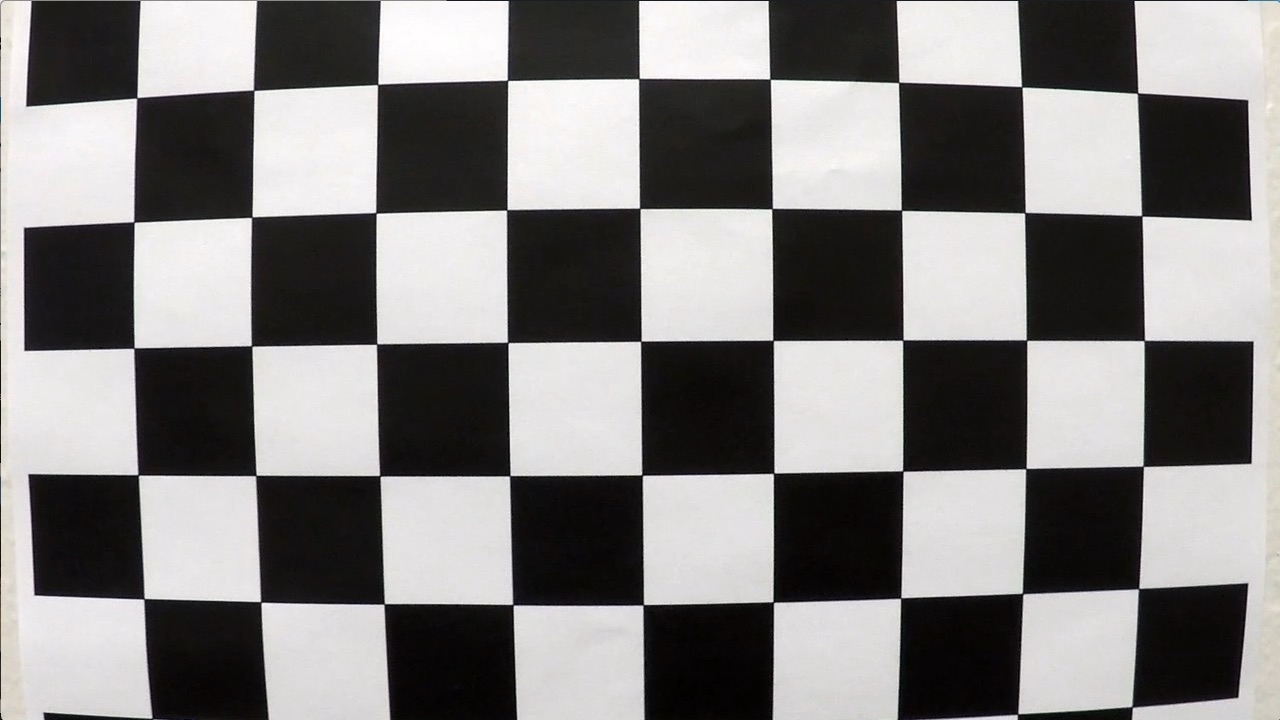
#> input picture camera_cal/calibration1.jpg, 1280 x 720 px
$ jupyter execute --allow-errors Lab4_Assignment.ipynb   (shell and % lines are left out)   (older library calls are emulated)   (text cells are left out)
#> lines starting #> are read from the running program, lines starting #| are printed output that depends on the picture; long printed decimals are rounded; pictures that were not available may be replaced by others from this repository, and a replacement may not be noted
[cell 1]
# ==============================================================
# importing required libraries
# ==============================================================

import numpy as np
import cv2
import glob
import matplotlib.pyplot as plt

plt.rcParams['figure.figsize'] = (12,6)

[cell 2]
# ==============================================================
# defining dataset paths
# ==============================================================

CALIB_PATH = "camera_cal/*.jpg"
TEST_IMAGE_PATH = "test_images/straight_lines1.jpg"

[cell 3]
# ==============================================================
# helper function for rgb plotting
# ==============================================================

# [9 lines left out: function show_rgb, not called in this run]

[cell 4]
def collect_calibration_points(calib_images, nx=9, ny=6):
    """
    INPUT:
        calib_images : list of file paths
        nx, ny       : chessboard inner corners

    OUTPUT:
        objpoints    : 3D object points
        imgpoints    : 2D image points
        img_shape    : image shape
    """
#> called with nx = 9, ny = 6

    # creating object points template
    objp = np.zeros((nx*ny, 3), np.float32)
    objp[:, :2] = np.mgrid[0:nx, 0:ny].T.reshape(-1, 2)

    objpoints = []
    imgpoints = []

    for fname in calib_images:

        # reading image
        img = cv2.imread(fname)
#> img is the input picture: shape (720, 1280, 3); mean B, G, R 127.8, 128.4, 130.1

        # converting to grayscale
        gray = cv2.cvtColor(img, cv2.COLOR_BGR2GRAY)

        # TODO: find chessboard corners
        # ret, corners = ?
        ret, corners = cv2.findChessboardCorners(gray, (nx, ny), None)
#> ret = False; corners = None

        print(fname, "Detected:", ret)
#| camera_cal/calibration1.jpg Detected: False

        if ret:
            objpoints.append(objp)
            imgpoints.append(corners)

    return objpoints, imgpoints, gray.shape[::-1]

[cell 5]
#Number of Calibaration images uses added
calib_images = glob.glob('camera_cal/*.jpg')
print(calib_images)
print("Total images found:", len(calib_images))

[cell 6]
def calibrate_camera(objpoints, imgpoints, img_shape):
    """
    Compute camera matrix and distortion coefficients
    """

    # TODO: use cv2.calibrateCamera
    # ret, mtx, dist, rvecs, tvecs = ?
    ret, mtx, dist, rvecs, tvecs = cv2.calibrateCamera(
        objpoints,
        imgpoints,
        img_shape,
        None,
        None
    )

    return mtx, dist

[cell 7]
# loading calibration images
calib_images = glob.glob(CALIB_PATH)

# collecting points
objpoints, imgpoints, img_shape = collect_calibration_points(calib_images)
#> objpoints = 2 items; imgpoints = 2 items; img_shape = (1280, 720)

# calibrating camera
mtx, dist = calibrate_camera(objpoints, imgpoints, img_shape)
#> in calibrate_camera, `ret, mtx, dist, rvecs, tvecs = cv2.calibrateCamera( objpoints, imgpoin..`: ret = 0.644; mtx = [[1057.6, 0, 691.1], [0, 1058.6, 278], [0, 0, 1]]; dist = [[-0.322, 0.709, 0.013, 0.00946, -1.02]]; rvecs = ([0.424, -0.236, 0.0488], [-0.024, 0.4, -0.0295]); tvecs = ([-2.48, 1.1, 17.79], [-17.95, -0.401, 29.17])
#> mtx = [[1057.6, 0, 691.1], [0, 1058.6, 278], [0, 0, 1]]; dist = [[-0.322, 0.709, 0.013, 0.00946, -1.02]]

print("Calibration complete.")
print("Camera Matrix:\n", mtx)
#| Camera Matrix:
#|  [[1.05763816e+03 0.00000000e+00 6.91129225e+02]
#|  [0.00000000e+00 1.05860579e+03 2.77981001e+02]
#|  [0.00000000e+00 0.00000000e+00 1.00000000e+00]]
print("\nDistortion Coefficients:\n", dist)
#| Distortion Coefficients:
#|  [[-0.3222  0.7091  0.01305  0.009464  -1.016]]

[cell 8]
def undistort(img, mtx, dist):
    """
    Undistort image using camera calibration parameters
    """

    # TODO: use cv2.undistort

    return cv2.undistort(img, mtx, dist, None, mtx)


test_img = cv2.imread(TEST_IMAGE_PATH)

#> (the rest of this cell did not finish here and is left out)

[cell 9]
def convert_to_hls(img):
    #converting to hls
 hls = cv2.cvtColor(img, cv2.COLOR_BGR2HLS)

 l_channel = hls[:, :, 1]
 s_channel = hls[:, :, 2]
 return l_channel, s_channel
def sobel_x_binary(channel, thresh=(20, 100)):

    # computing sobel x
    sobelx = cv2.Sobel(channel, cv2.CV_64F, 1, 0)

    # taking absolute value
    abs_sobel = np.absolute(sobelx)

    # scaling to 0-255
    scaled = np.uint8(255 * abs_sobel / np.max(abs_sobel))

    binary = np.zeros_like(scaled)

    binary[(scaled >= thresh[0]) & (scaled <= thresh[1])] = 1


    # TODO: apply threshold

    return binary

def channel_threshold(channel, thresh=(120, 255)):
# TODO: apply threshold
        binary = np.zeros_like(channel)

        binary[(channel >= thresh[0]) & (channel <= thresh[1])] = 1

        return binary

def combine_masks(mask1, mask2):

      combined = np.zeros_like(mask1)

      combined[(mask1 == 1) | (mask2 == 1)] = 1
    # TODO: combine masks using logical OR

      return combined

[cell 10]
def threshold_binary(img, mtx, dist):

    # undistorting image
    undist = undistort(img, mtx, dist)

    # converting to hls
    l_channel, s_channel = convert_to_hls(undist)

    # applying sobel
    sobel_binary = sobel_x_binary(l_channel)

    # applying color threshold
    s_binary = channel_threshold(s_channel)

    # combining both
    combined = combine_masks(sobel_binary, s_binary)

    return combined


#> (the rest of this cell did not finish here and is left out)

[cell 11]
# defining fixed src and dst points (keep fixed for assignment)
# note: these values are a starting point for our project's frames (1280x720)
SRC = np.float32([
    [585, 460],
    [203, 720],
    [1127, 720],
    [695, 460]
])

DST = np.float32([
    [320, 0],
    [320, 720],
    [960, 720],
    [960, 0]
])


def get_perspective_matrices(src, dst):
    """
    INPUT:
        src : source points (4,2)
        dst : destination points (4,2)

    OUTPUT:
        M   : perspective transform matrix
        Minv: inverse perspective transform matrix
    """

    # computing perspective transform
    M = cv2.getPerspectiveTransform(src, dst)

    # computing inverse perspective transform
    Minv = cv2.getPerspectiveTransform(dst, src)

    return M, Minv


def warp_binary(binary_img, M):
    """
    Warping binary image using perspective matrix M
    """

    # getting image size
    h, w = binary_img.shape[:2]

    # warping image
    warped = cv2.warpPerspective(binary_img, M, (w, h), flags=cv2.INTER_LINEAR)

    return warped

# computing M and Minv
M, Minv = get_perspective_matrices(SRC, DST)

# warping binary output
#> (the rest of this cell did not finish here and is left out)

[cell 12]
# optional bonus stubs (not required)
def detect_lines_for_vp(img):

    # Convert to grayscale
    gray = cv2.cvtColor(img, cv2.COLOR_BGR2GRAY)

    # Blur to reduce noise
    blur = cv2.GaussianBlur(gray, (5, 5), 0)

    # Canny edge detection
    edges = cv2.Canny(blur, 50, 150)

    # Hough Transform
    lines = cv2.HoughLinesP(
        edges,
        rho=1,
        theta=np.pi/180,
        threshold=100,
        minLineLength=100,
        maxLineGap=50
    )

    if lines is None:
        return None

    # Filter steep lines (ignore horizontal lines)
    filtered_lines = []
    for line in lines:
        x1, y1, x2, y2 = line[0]
        slope = (y2 - y1) / (x2 - x1 + 1e-6)

        if abs(slope) > 0.5:  # keep steep lines
            filtered_lines.append([x1, y1, x2, y2])

    return np.array(filtered_lines)


# [45 lines left out: functions compute_vanishing_point, build_src_from_vp, not called in this run]
#> (the rest of this cell did not finish here and is left out)

[cell 13]
# [11 lines left out: functions compute_histogram, find_lane_bases, not called in this run]

[cell 14]
def compute_histogram(binary_warped):
    # summing bottom half of image
    h = binary_warped.shape[0]
    histogram = np.sum(binary_warped[h//2:, :], axis=0)
    return histogram


def find_lane_bases(histogram):
    # finding midpoint
    midpoint = histogram.shape[0] // 2

    # finding left peak
    leftx_base = np.argmax(histogram[:midpoint])

    # finding right peak
    rightx_base = np.argmax(histogram[midpoint:]) + midpoint

    return leftx_base, rightx_base


def sliding_window_search(binary_warped, nwindows=9, margin=100, minpix=50):
    """
    OUTPUT:
        leftx, lefty, rightx, righty : lane pixel coordinates
        out_img                      : visualization image
    """

    # creating visualization image
    out_img = np.dstack((binary_warped, binary_warped, binary_warped)) * 255

    # computing histogram
    histogram = compute_histogram(binary_warped)

    # finding base points
    leftx_base, rightx_base = find_lane_bases(histogram)

    # setting window height
    window_height = int(binary_warped.shape[0] // nwindows)

    # getting nonzero pixel indices
    nonzero = binary_warped.nonzero()
    nonzeroy = np.array(nonzero[0])
    nonzerox = np.array(nonzero[1])

    # setting current positions
    leftx_current = leftx_base
    rightx_current = rightx_base

    left_lane_inds = []
    right_lane_inds = []

    # sliding windows
    for window in range(nwindows):

        # setting window y boundaries
        win_y_low = binary_warped.shape[0] - (window + 1) * window_height
        win_y_high = binary_warped.shape[0] - window * window_height

        # setting window x boundaries
        win_xleft_low = leftx_current - margin
        win_xleft_high = leftx_current + margin
        win_xright_low = rightx_current - margin
        win_xright_high = rightx_current + margin

        # drawing windows on visualization
        cv2.rectangle(out_img,
                      (win_xleft_low, win_y_low),
                      (win_xleft_high, win_y_high),
                      (0,255,0), 2)

        cv2.rectangle(out_img,
                      (win_xright_low, win_y_low),
                      (win_xright_high, win_y_high),
                      (0,255,0), 2)

        # finding pixels in left window using boolean masking
        good_left_inds = ((nonzeroy >= win_y_low) &
                          (nonzeroy < win_y_high) &
                          (nonzerox >= win_xleft_low) &
                          (nonzerox < win_xleft_high)).nonzero()[0]

        # finding pixels in right window using boolean masking
        good_right_inds = ((nonzeroy >= win_y_low) &
                           (nonzeroy < win_y_high) &
                           (nonzerox >= win_xright_low) &
                           (nonzerox < win_xright_high)).nonzero()[0]

        # saving indices
        left_lane_inds.append(good_left_inds)
        right_lane_inds.append(good_right_inds)

        # recentering window if enough pixels found
        if len(good_left_inds) > minpix:
            leftx_current = int(np.mean(nonzerox[good_left_inds]))

        if len(good_right_inds) > minpix:
            rightx_current = int(np.mean(nonzerox[good_right_inds]))

    # concatenating indices AFTER loop
    left_lane_inds = np.concatenate(left_lane_inds)
    right_lane_inds = np.concatenate(right_lane_inds)

    # extracting pixel positions
    leftx = nonzerox[left_lane_inds]
    lefty = nonzeroy[left_lane_inds]
    rightx = nonzerox[right_lane_inds]
    righty = nonzeroy[right_lane_inds]

    return leftx, lefty, rightx, righty, out_img

#> (a cell that did not finish here is left out)

[cell 16]
def fit_polynomial(leftx, lefty, rightx, righty, img_shape):
    """
    OUTPUT:
        left_fit, right_fit : polynomial coefficients
        ploty               : y values
        left_fitx, right_fitx : x values from polynomial
    """

    # creating ploty (vertical coordinates)
    ploty = np.linspace(0, img_shape[0] - 1, img_shape[0])

    # fitting left polynomial (x as function of y)
    left_fit = np.polyfit(lefty, leftx, 2)

    # fitting right polynomial (x as function of y)
    right_fit = np.polyfit(righty, rightx, 2)

    # evaluating polynomials
    left_fitx = left_fit[0]*ploty**2 + left_fit[1]*ploty + left_fit[2]
    right_fitx = right_fit[0]*ploty**2 + right_fit[1]*ploty + right_fit[2]

    return left_fit, right_fit, ploty, left_fitx, right_fitx

#> (a cell that did not finish here is left out)

[cell 18]
def measure_curvature_real(left_fitx, right_fitx, ploty, ym_per_pix=30/720, xm_per_pix=3.7/700):
    """
    OUTPUT:
        left_curverad, right_curverad : curvature in meters
    """

    # converting to real world values
    # TODO: fit polynomials in real-world space and compute curvature

    # evaluation point (bottom of image)
    y_eval = np.max(ploty)

    # convert ploty to meters
    ploty_m = ploty * ym_per_pix

    # convert x values to meters
    leftx_m = left_fitx * xm_per_pix
    rightx_m = right_fitx * xm_per_pix

    # fit polynomials in real-world space
    left_fit_cr = np.polyfit(ploty_m, leftx_m, 2)
    right_fit_cr = np.polyfit(ploty_m, rightx_m, 2)

    # evaluate at bottom (in meters)
    y_eval_m = y_eval * ym_per_pix

    # curvature formula
    left_curverad = ((1 + (2*left_fit_cr[0]*y_eval_m + left_fit_cr[1])**2)**1.5) \
                    / np.abs(2*left_fit_cr[0])

    right_curverad = ((1 + (2*right_fit_cr[0]*y_eval_m + right_fit_cr[1])**2)**1.5) \
                     / np.abs(2*right_fit_cr[0])

    return left_curverad, right_curverad
def measure_vehicle_offset(img_shape, left_fitx, right_fitx, xm_per_pix=3.7/700):
    """
    OUTPUT:
        offset_m : positive means vehicle is right of center (define clearly in your report)
    """

    # getting image center
    image_width = img_shape[1]
    image_center = image_width / 2

    # getting lane center from left/right at bottom
    lane_center = (left_fitx[-1] + right_fitx[-1]) / 2

    # computing offset in pixels
    offset_pixels = image_center - lane_center

    # converting to meters
    offset_m = offset_pixels * xm_per_pix

    return offset_m

#> (a cell that did not finish here is left out)

[cell 20]
def draw_lane_overlay(original_img, warped_binary, left_fitx, right_fitx, ploty, Minv):
    """
    OUTPUT:
        result : original image with lane overlay
    """

    # creating blank image for lane area
    warp_zero = np.zeros_like(warped_binary).astype(np.uint8)
    color_warp = np.dstack((warp_zero, warp_zero, warp_zero))

    # creating polygon points
    pts_left = np.array([np.transpose(np.vstack([left_fitx, ploty]))])
    pts_right = np.array([np.flipud(np.transpose(np.vstack([right_fitx, ploty])))])
    pts = np.hstack((pts_left, pts_right))

    # filling polygon
    cv2.fillPoly(color_warp, np.int32([pts]), (0, 255, 0))

    # unwarping back to original
    newwarp = cv2.warpPerspective(
        color_warp,
        Minv,
        (original_img.shape[1], original_img.shape[0])
    )

    # overlaying on original
    result = cv2.addWeighted(original_img, 1, newwarp, 0.3, 0)

    return result


def annotate_result(img, left_curverad, right_curverad, offset_m):
    # formatting curvature text
    curvature_text = f"Left Curvature: {left_curverad:.2f} m | Right Curvature: {right_curverad:.2f} m"

    # formatting offset text
    direction = "right" if offset_m > 0 else "left"
    offset_text = f"Vehicle Offset: {abs(offset_m):.3f} m {direction} of center"

    # writing text on image using cv2.putText
    cv2.putText(img,
                curvature_text,
                (40, 60),
                cv2.FONT_HERSHEY_SIMPLEX,
                1,
                (255, 255, 255),
                2)

    cv2.putText(img,
                offset_text,
                (40, 110),
                cv2.FONT_HERSHEY_SIMPLEX,
                1,
                (255, 255, 255),
                2)

    return img


# draw lane overlay
#> (the rest of this cell did not finish here and is left out)

[cell 21]
def process_image(img, mtx, dist, M, Minv):
    # undistorting image
    undist = undistort(img, mtx, dist)

    # creating binary threshold
    # (apply threshold to undistorted image)
    binary = threshold_binary(undist, mtx, dist)

    # warping binary
    warped = warp_binary(binary, M)

    # finding lane pixels
    leftx, lefty, rightx, righty, _ = sliding_window_search(warped)

    # fitting polynomials
    left_fit, right_fit, ploty, left_fitx, right_fitx = fit_polynomial(
        leftx, lefty, rightx, righty, warped.shape
    )

    # computing curvature
    left_curverad, right_curverad = measure_curvature_real(
        left_fitx,
        right_fitx,
        ploty
    )

    # computing offset
    offset_m = measure_vehicle_offset(
        img.shape,
        left_fitx,
        right_fitx
    )

    # drawing overlay
    result = draw_lane_overlay(
        undist,
        warped,
        left_fitx,
        right_fitx,
        ploty,
        Minv
    )

    # adding annotation
    result = annotate_result(
        result,
        left_curverad,
        right_curverad,
        offset_m
    )

    return result

#> (a cell that did not finish here is left out)

[cell 23]
def process_video_opencv(input_path, output_path, mtx, dist, M, Minv):
    # opening video capture
    cap = cv2.VideoCapture(input_path)

    # check if opened successfully
    if not cap.isOpened():
        print("Error: Could not open video.")
        return

    # getting properties
    width = int(cap.get(cv2.CAP_PROP_FRAME_WIDTH))
    height = int(cap.get(cv2.CAP_PROP_FRAME_HEIGHT))
    fps = cap.get(cv2.CAP_PROP_FPS)


   # creating writer
    fourcc = cv2.VideoWriter_fourcc(*"XVID")
    out = cv2.VideoWriter("output_video.avi", fourcc, fps, (width, height))

    # processing frames
    while cap.isOpened():
        ret, frame = cap.read()
        if not ret:
            break

        # processing frame
        result = process_image(frame, mtx, dist, M, Minv)

        # writing output
        out.write(result)

    # releasing resources
    cap.release()
    out.release()

    print("Video processing complete.")


process_video_opencv(
    "challenge_video.mp4",
    "output_video.avi",
    mtx,
    dist,
    M,
    Minv
)
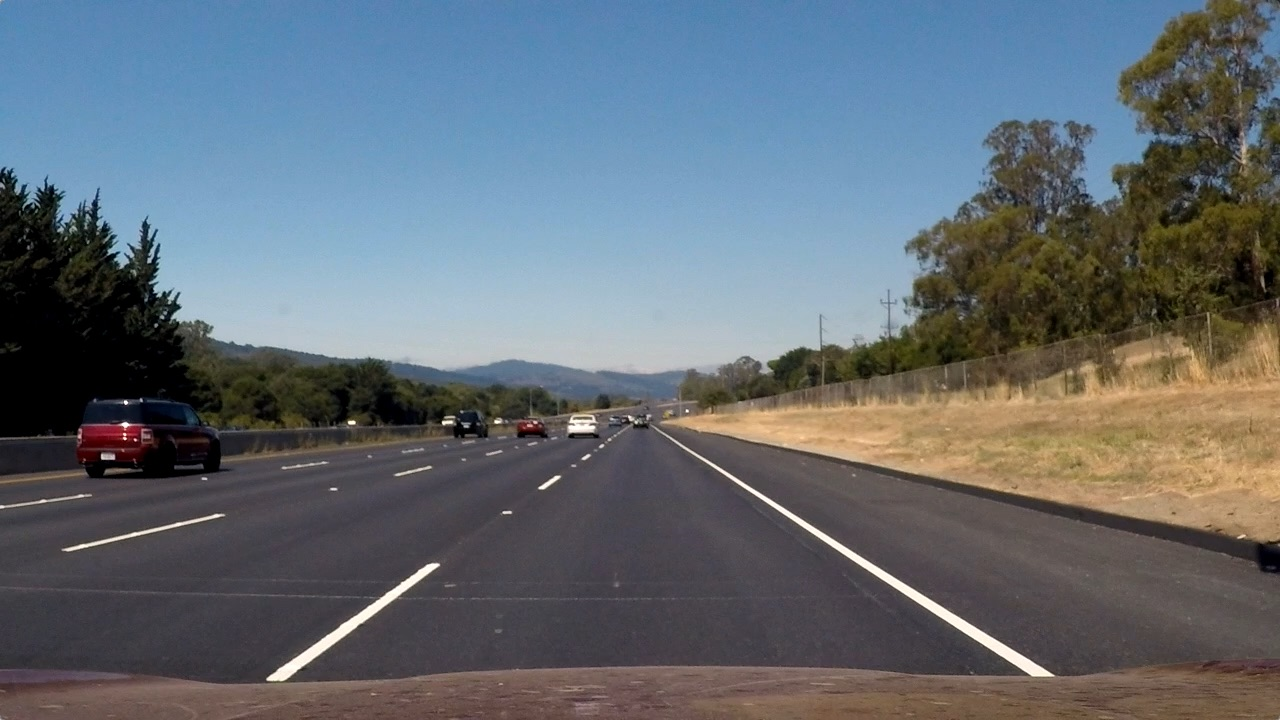
#> input picture test_images/straight_lines2.jpg, 1280 x 720 px, given in place of challenge_video.mp4, which was not available
#> in process_video_opencv, frame is the input picture: shape (720, 1280, 3); mean B, G, R 115.1, 107.7, 99.4
#> in convert_to_hls, `s_channel = hls[:, :, 2]`:
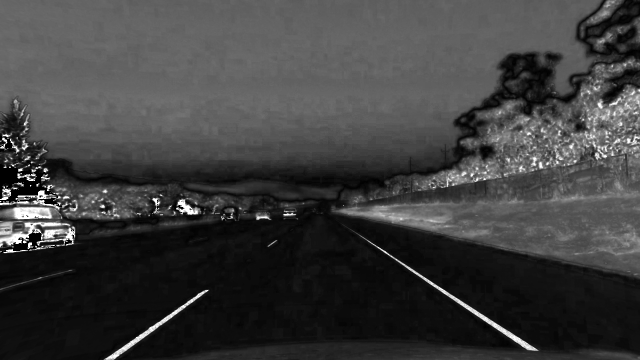
#> s_channel: shape (720, 1280) (shown at 1/2 size); min 0, max 255, mean 62.1
#> in sobel_x_binary, `sobelx = cv2.Sobel(channel, cv2.CV_64F, 1, 0)`:
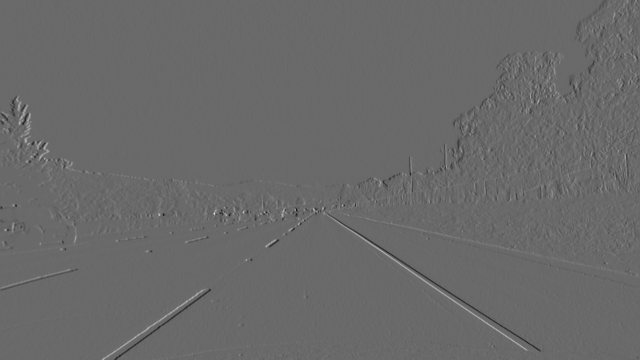
#> sobelx: shape (720, 1280) float64 (shown at 1/2 size); min -474, max 668, mean 0; drawn with min black and max white
#> in threshold_binary (call 2), `sobel_binary = sobel_x_binary(l_channel)`:
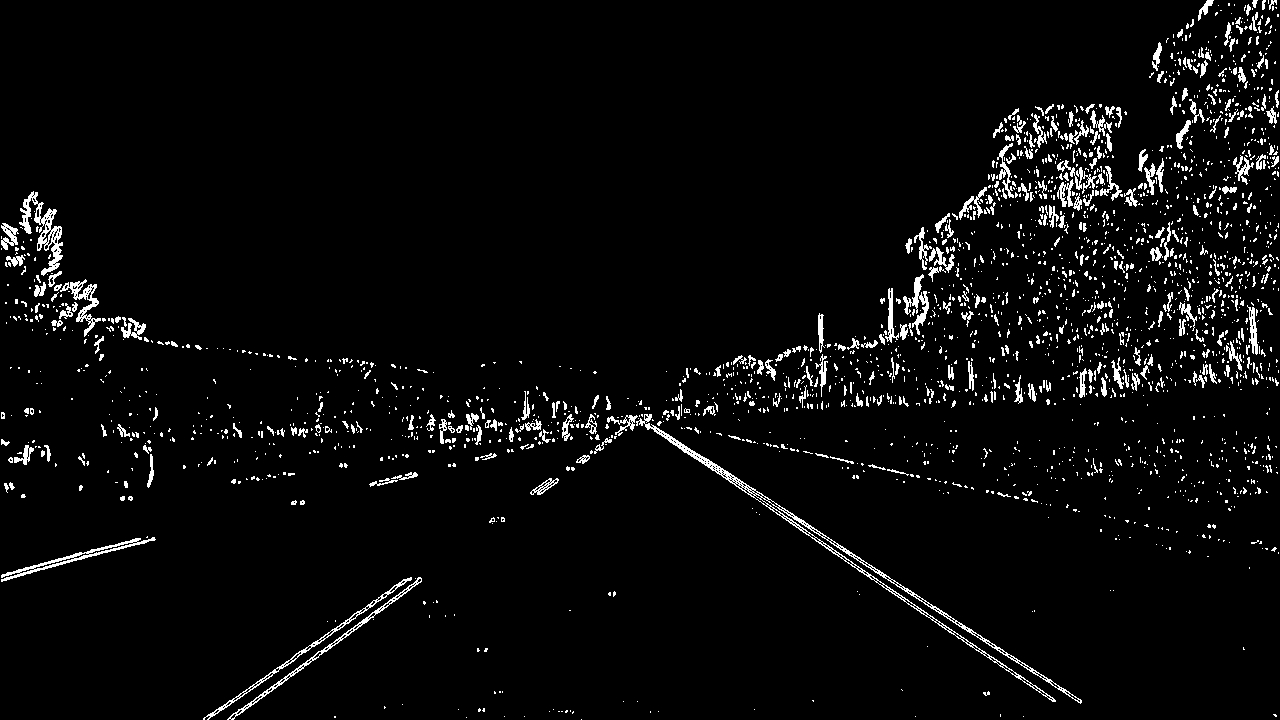
#> sobel_binary: shape (720, 1280); values 0 (black) and 1 (white), 4% white in thin lines or dots
#> (the rest of the program and of its run is left out)
